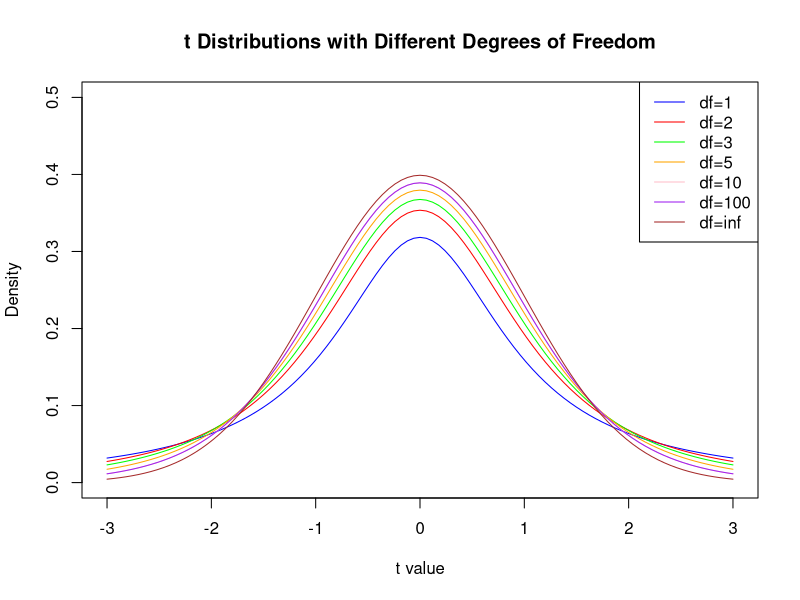
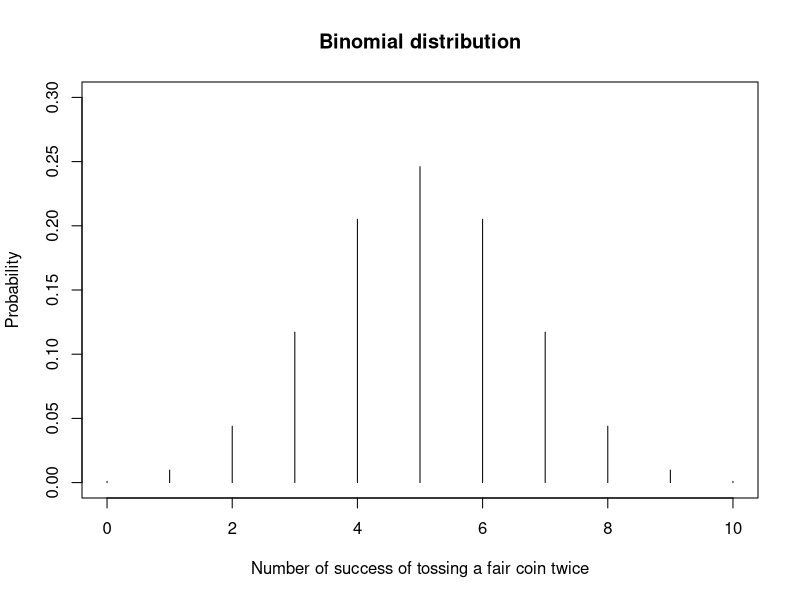
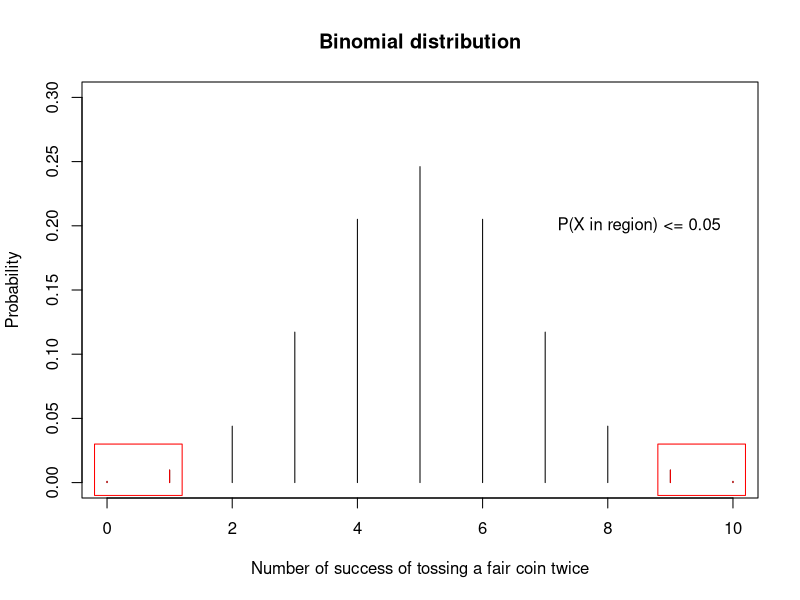
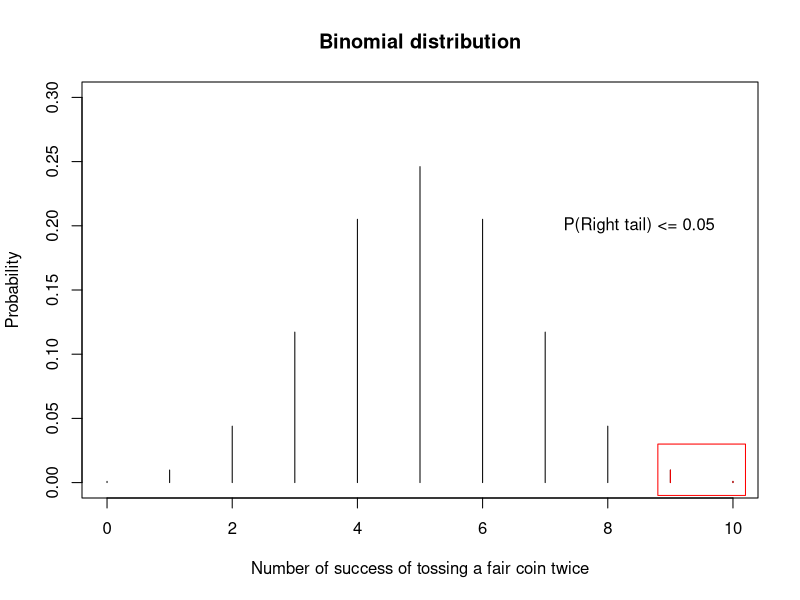

These charts were generated, in order, by the following R code:
## ---- chunk 1
knitr::opts_chunk$set(echo = FALSE)
## ---- chunk 2

x <- seq(-3, 3, length.out = 1000)

y1 <- dt(x, df=1)
y2 <- dt(x, df=2)
y3 <- dt(x, df=3)
y4 <- dt(x, df=5)
y5 <- dt(x, df=10)
y6 <- dt(x, df=100)
y7 <- dt(x, df=10000)

curve(dt(x, df=1), x, col = "blue", 
      ylab = "Density", xlab = "t value", 
      main = "t Distributions with Different Degrees of Freedom",
      xlim=c(-3,3), ylim=c(0, 0.5))
curve(dt(x, df=2), x, col = "red", add = TRUE)
curve(dt(x, df=3), x, col = "green", add = TRUE)
curve(dt(x, df=5), x, col = "orange", add = TRUE)
curve(dt(x, df=10), x, col = "pink", add = TRUE)
curve(dt(x, df=10), x, col = "purple", add = TRUE)
curve(dt(x, df=10000), x, col = "brown", add = TRUE)

legend("topright", legend = c("df=1", "df=2", "df=3", "df=5", "df=10", "df=100", "df=inf"),
       col = c("blue", "red", "green", "orange", "pink", "purple", "brown"), lty = 1)

## ---- chunk 3
x <- 0:10

prob <- dbinom(x,10,0.5)

plot(x, prob,
     type='h',
     xlab = "Number of success of tossing a fair coin twice",
        ylab = "Probability",
     main="Binomial distribution",
        ylim=c(0, 0.3))
## ---- chunk 4
x <- 0:10

prob <- dbinom(x,10,0.5)

plot(x, prob,
     type='h',
     xlab = "Number of success of tossing a fair coin twice",
        ylab = "Probability",
     main="Binomial distribution",
        ylim=c(0, 0.3))

lines(c(0, 0), c(0, dbinom(0,10,0.5)), type='l', col="red")
lines(c(1, 1), c(0, dbinom(1,10,0.5)), type='l', col="red")
lines(c(9, 9), c(0, dbinom(9,10,0.5)), type='l', col="red")
lines(c(10, 10), c(0, dbinom(10,10,0.5)), type='l', col="red")
rect(xleft = -0.2, xright = 1.2, ybottom = -0.01, ytop = 0.03, border="red")
rect(xleft = 8.8, xright = 10.2, ybottom = -0.01, ytop = 0.03, border="red")
text(x=8.5, y=0.2, "P(X in region) <= 0.05")
## ---- chunk 5
binom.test(x=8, n=10, p=0.5, alternative="two.sided", conf.level=0.05)
## ---- chunk 6
x <- 0:10

prob <- dbinom(x,10,0.5)

plot(x, prob,
     type='h',
     xlab = "Number of success of tossing a fair coin twice",
        ylab = "Probability",
     main="Binomial distribution",
        ylim=c(0, 0.3))

lines(c(9, 9), c(0, dbinom(9,10,0.5)), type='l', col="red")
lines(c(10, 10), c(0, dbinom(10,10,0.5)), type='l', col="red")
rect(xleft = 8.8, xright = 10.2, ybottom = -0.01, ytop = 0.03, border="red")
text(x=8.5, y=0.2, "P(Right tail) <= 0.05")
## ---- chunk 7
binom.test(x=8, n=10, p=0.5, alternative="greater", conf.level=0.05)
